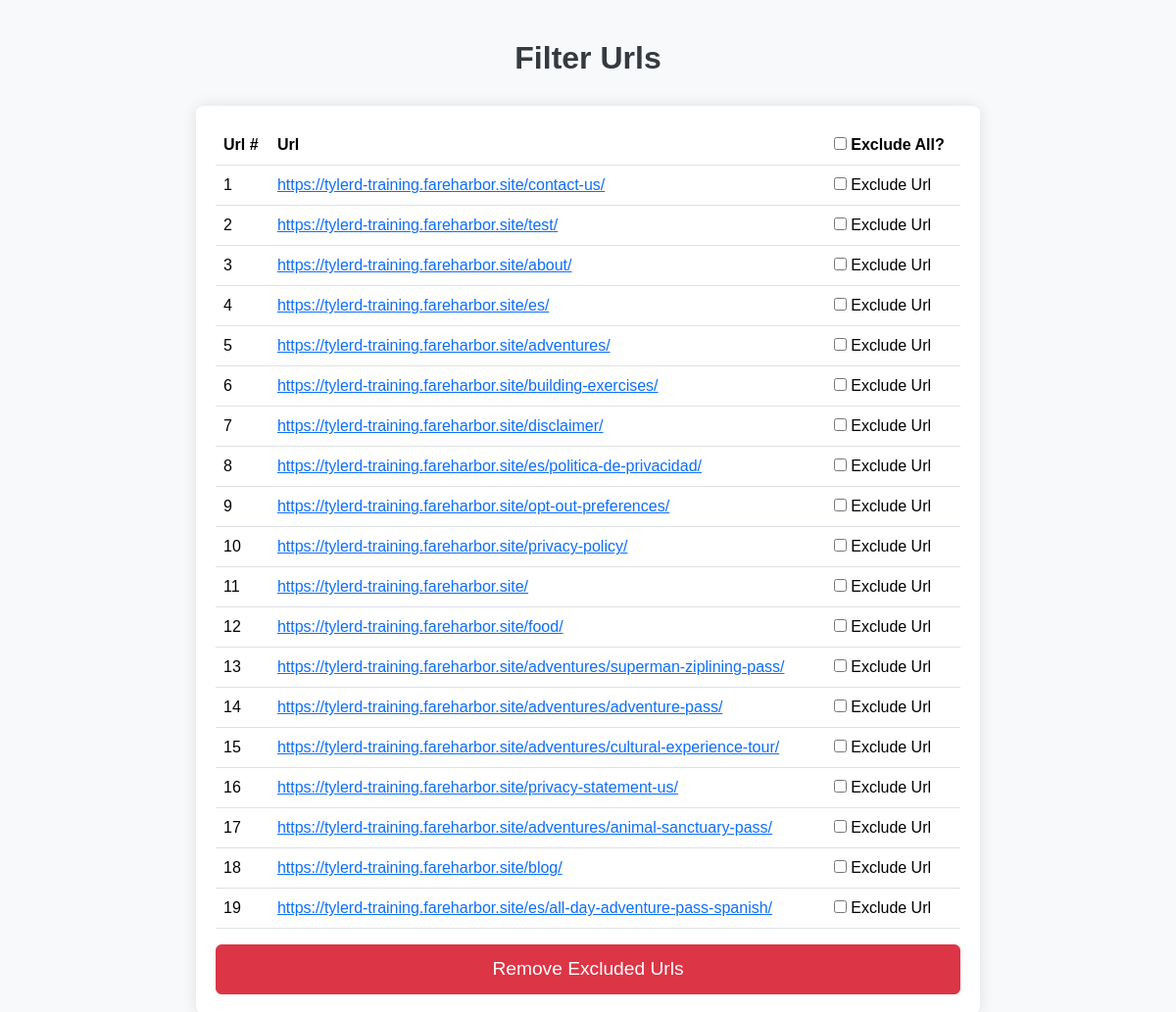
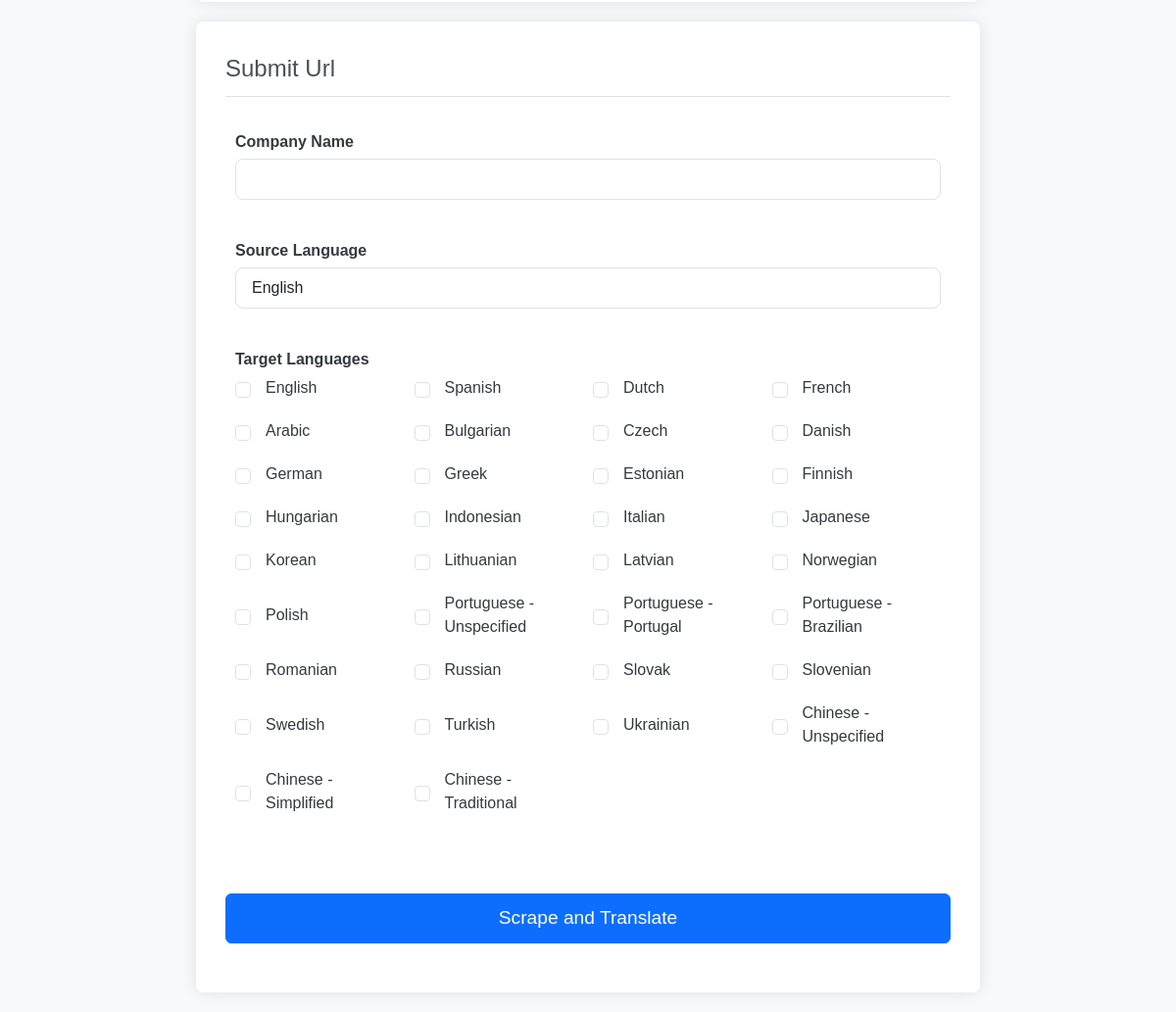
The page /filter_urls on the database its author committed (2 pictures, top to bottom).
### webtranslator/models.py (models this page shows, shortened)
class Webtranslation(db.Model):
    url_num = db.Column(db.Integer, primary_key=True, nullable=False)
    address = db.Column(db.String)

### webtranslator/routes.py (the view)
@app.route('/filter_urls', methods=['GET','POST'])
def filter_urls():
    urls = Webtranslation.query.all()
    form = TranslateForm()
    if form.validate_on_submit():
        session['company_name']=form.company_name.data
        session['source_lang']=form.source_lang.data
        session['target_langs']=form.target_lang.data
        return redirect(url_for('translation_progress'))
    return render_template('filter_urls.html', urls=urls, form=form)

### webtranslator/forms.py
class TranslateForm(FlaskForm):
    company_name = StringField('Company Name', validators=[DataRequired()])
    source_lang = SelectField('Source Language', choices=LANGS)
    target_lang = MultiCheckboxField('Target Language', choices=LANGS)
    submit = SubmitField('Scrape and Translate')

### webtranslator/templates/filter_urls.html (shortened to what this page needs)
{% extends 'base.html' %}
{% block body %}
    <h1>Filter Urls</h1>
    <div class="content-section">
        <form id="urlFilterForm" action="/exclude_url" method="POST">
        <table class="table">
            <tr>
                <th scope="col">Url #</th>
                <th scope="col">Url</th>
                <th scope="col">
                    <input type="checkbox" id="selectAll" onclick="toggleSelectAll(this)"/>
                    <label for="selectAll">Exclude All?</label>
                </th>
            </tr>
            {% for url in urls %}
            <tr>
                <td>
                    {{ url.url_num }}
                </td>
                <td>
                    <a href="{{ url.address }}" target="_blank"> {{url.address}}</a>
                </td>
                <td>
                    <input type="checkbox" id="exclude" name="exclude" class="exclude-checkbox" value="{{ url.url_num }}"/>
                    <label for="exclude">Exclude Url</label>
                </td>
            </tr>
            {% endfor %}
        </table>
        <button class="btn btn-danger" type="submit">Remove Excluded Urls</button>
    </form>
    </div>
    <div class ="content-section">
        <form action="" method="POST">
            <fieldset class="form-group">
                <legend class="border-bottom mb-4">Submit Url</legend>
                <div class="form-group">
                    {{ form.company_name.label(class="form-control-label") }}
                    {{ form.company_name(class="form-control form-control-lg") }}
                </div>
                <div class="form-group">
                    {{ form.source_lang.label(class="form-control-label") }}
                    {{ form.source_lang(class="form-control form-control-lg") }}
                </div>
                <div class="form-group">
                    <label class="form-control-label">Target Languages</label>
                    <div class="checkbox-grid">
                    {% for checkbox in form.target_lang %}
                        <div class="form-check">
                            {{ checkbox(class="form-check-input") }}
                            <label class="form-check-label" for="{{ checkbox.id }}">
                                {{ checkbox.label.text }}
                            </label>
                        </div>
                    {% endfor %}
                </div>
                </div>
            </fieldset>
            <div class="form-group">
                {{ form.submit(class="btn btn-primary") }}
            </div>
        </form>
    </div>
{% endblock %}

### webtranslator/templates/base.html (shortened to what this page needs)
<!DOCTYPE html>
<html lang="en">
<head>
    <link href="https://cdn.jsdelivr.net/npm/bootstrap@5.3.3/dist/css/bootstrap.min.css" rel="stylesheet">
    <link rel="stylesheet" type="text/css" href="{{ url_for('static', filename = 'css/main.css') }}">
</head>
<body class="bg-light">
    <div class="container">
        {% block body %}{% endblock %}
    </div>
</body>
</html>

### webtranslator/static/css/main.css (style rules this page uses)
.form-group { padding: 10px; }
body { background-color: #f8f9fa; font-family: Arial, sans-serif; color: #343a40; }
.content-section { background-color: white; padding: 20px; border-radius: 8px; box-shadow: 0px 0px 15px rgba(0, 0, 0, 0.1); max-width: 800px; margin: 20px auto; }
h1 { font-size: 2rem; font-weight: bold; margin-bottom: 30px; margin-top: 40px; color: #343a40; text-align: center; }
.form-group { margin-bottom: 15px; }
.btn-primary { width: 100%; padding: 10px; font-size: 1.2rem; }
legend { font-size: 1.5rem; color: #495057; border-bottom: 2px solid #dee2e6; padding-bottom: 10px; }
table { width: 100%; border-collapse: collapse; }
th { background-color: #343a40; color: white; padding: 10px; text-align: left; }
td { padding: 10px; border-bottom: 1px solid #dee2e6; }
.btn-danger { background-color: #dc3545; border-color: #dc3545; width: 100%; padding: 10px; font-size: 1.2rem; }
.form-group { margin-bottom: 20px; }
.form-check { margin-bottom: 10px; display: flex; align-items: center; }
.form-control-lg { font-size: 1rem; }
.form-control-label { font-weight: bold; margin-bottom: 5px; }
.form-check-input { margin-right: 10px; }
.checkbox-grid { display: grid; grid-template-columns: repeat(auto-fill, minmax(150px, 1fr)); gap: 10px; }
.form-check-label { margin-left: 5px; }

### rows shown on the page
Webtranslation: url_num "1", address "https://tylerd-training.fareharbor.site/contact-us/"
Webtranslation: url_num "2", address "https://tylerd-training.fareharbor.site/test/"
Webtranslation: url_num "3", address "https://tylerd-training.fareharbor.site/about/"
Webtranslation: url_num "4", address "https://tylerd-training.fareharbor.site/es/"
Webtranslation: url_num "5", address "https://tylerd-training.fareharbor.site/adventures/"
Webtranslation: url_num "6", address "https://tylerd-training.fareharbor.site/building-exercises/"
Webtranslation: url_num "7", address "https://tylerd-training.fareharbor.site/disclaimer/"
Webtranslation: url_num "8", address "https://tylerd-training.fareharbor.site/es/politica-de-privacidad/"
Webtranslation: url_num "9", address "https://tylerd-training.fareharbor.site/opt-out-preferences/"
Webtranslation: url_num "10", address "https://tylerd-training.fareharbor.site/privacy-policy/"
Webtranslation: url_num "11", address "https://tylerd-training.fareharbor.site/"
Webtranslation: url_num "12", address "https://tylerd-training.fareharbor.site/food/"
Webtranslation: url_num "13", address "https://tylerd-training.fareharbor.site/adventures/superman-ziplining-pass/"
Webtranslation: url_num "14", address "https://tylerd-training.fareharbor.site/adventures/adventure-pass/"
Webtranslation: url_num "15", address "https://tylerd-training.fareharbor.site/adventures/cultural-experience-tour/"
Webtranslation: url_num "16", address "https://tylerd-training.fareharbor.site/privacy-statement-us/"
Webtranslation: url_num "17", address "https://tylerd-training.fareharbor.site/adventures/animal-sanctuary-pass/"
Webtranslation: url_num "18", address "https://tylerd-training.fareharbor.site/blog/"
Webtranslation: url_num "19", address "https://tylerd-training.fareharbor.site/es/all-day-adventure-pass-spanish/"

### other values the page prints
{{ checkbox.label.text }} "English" "Spanish" "Dutch" "French" "Arabic" "Bulgarian" "Czech" "Danish" "German" "Greek" "Estonian" "Finnish" "Hungarian" "Indonesian" "Italian" "Japanese" "Korean" "Lithuanian" "Latvian" "Norwegian" "Polish" "Portuguese - Unspecified" "Portuguese - Portugal" "Portuguese - Brazilian" "Romanian" "Russian" "Slovak" "Slovenian" "Swedish" "Turkish" "Ukrainian" "Chinese - Unspecified" "Chinese - Simplified" "Chinese - Traditional"
